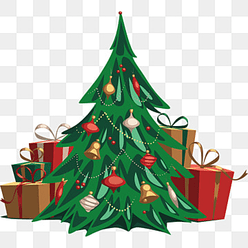
#> input picture christmas.jpg, 248 x 248 px, given in place of the camera
$ python object.py
#> lines starting #> are read from the running program, lines starting #| are printed output that depends on the picture; after the words box and inside, x2 and y2 are one past the last pixel; in counts of white or black regions, pixels touching at a corner belong together
import cv2
import numpy as np
import time


def nothing(x):
    pass


cap = cv2.VideoCapture(0)
cap.set(3, 1280)
cap.set(4, 720)
cv2.namedWindow("Trackbars")

cv2.createTrackbar("L - H", "Trackbars", 0, 179, nothing)
#> slider 'L - H' is set to 35
cv2.createTrackbar("L - S", "Trackbars", 0, 255, nothing)
#> slider 'L - S' is set to 51
cv2.createTrackbar("L - V", "Trackbars", 0, 255, nothing)
#> slider 'L - V' is set to 51
cv2.createTrackbar("U - H", "Trackbars", 179, 179, nothing)
cv2.createTrackbar("U - S", "Trackbars", 255, 255, nothing)
cv2.createTrackbar("U - V", "Trackbars", 255, 255, nothing)

while True:
    ret, frame = cap.read()
#> frame is the input picture: shape (248, 248, 3); mean B, G, R 172.2, 187.4, 177.5
    if not ret:
        break

    frame = cv2.flip(frame, 1)
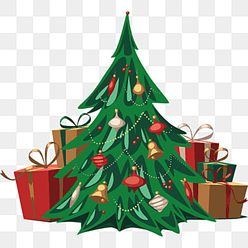
#> frame: shape (248, 248, 3); mean B, G, R 172.2, 187.4, 177.5

    hsv = cv2.cvtColor(frame, cv2.COLOR_BGR2HSV)
#> hsv: shape (248, 248, 3); mean H, S, V 25.6, 73.2, 198.3

    l_h = cv2.getTrackbarPos("L - H", "Trackbars")
    l_s = cv2.getTrackbarPos("L - S", "Trackbars")
    l_v = cv2.getTrackbarPos("L - V", "Trackbars")
    u_h = cv2.getTrackbarPos("U - H", "Trackbars")
    u_s = cv2.getTrackbarPos("U - S", "Trackbars")
    u_v = cv2.getTrackbarPos("U - V", "Trackbars")

    lower_range = np.array([l_h, l_s, l_v])
    upper_range = np.array([u_h, u_s, u_v])

    mask = cv2.inRange(hsv, lower_range, upper_range)
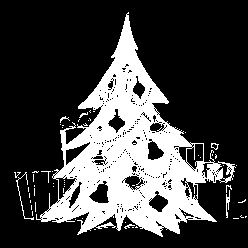
#> mask: shape (248, 248); 26.5% white; 57 white regions (49 under 20 px), largest, box (x1, y1, x2, y2) and area: (36, 12, 236, 237) 15855, (16, 172, 34, 220) 79, (226, 190, 230, 218) 59
    res = cv2.bitwise_and(frame, frame, mask=mask)
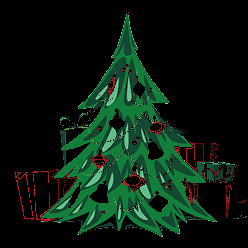
#> res: shape (248, 248, 3); mean B, G, R 15.7, 27.3, 9.5
    mask_3 = cv2.cvtColor(mask, cv2.COLOR_GRAY2BGR)
    stacked = np.hstack((mask_3, frame, res))
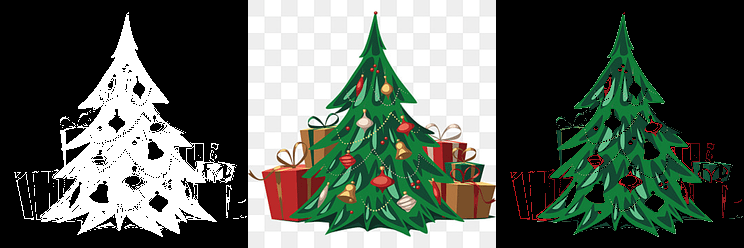
#> stacked: shape (248, 744, 3); mean B, G, R 85.1, 94.1, 84.8

    cv2.imshow('Trackbars', cv2.resize(stacked, None, fx=0.4, fy=0.4))
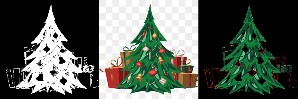
#> window 'Trackbars': shape (99, 298, 3); mean B, G, R 85, 94, 84.7

    key = cv2.waitKey(1)
#> (key Esc is pressed here)
    if key == 27:
        break
    if key == ord('s'):
        thearray = [[l_h, l_s, l_v], [u_h, u_s, u_v]]
        print(thearray)
        np.save('penval', thearray)
        break


cap.release()
cv2.destroyAllWindows()
